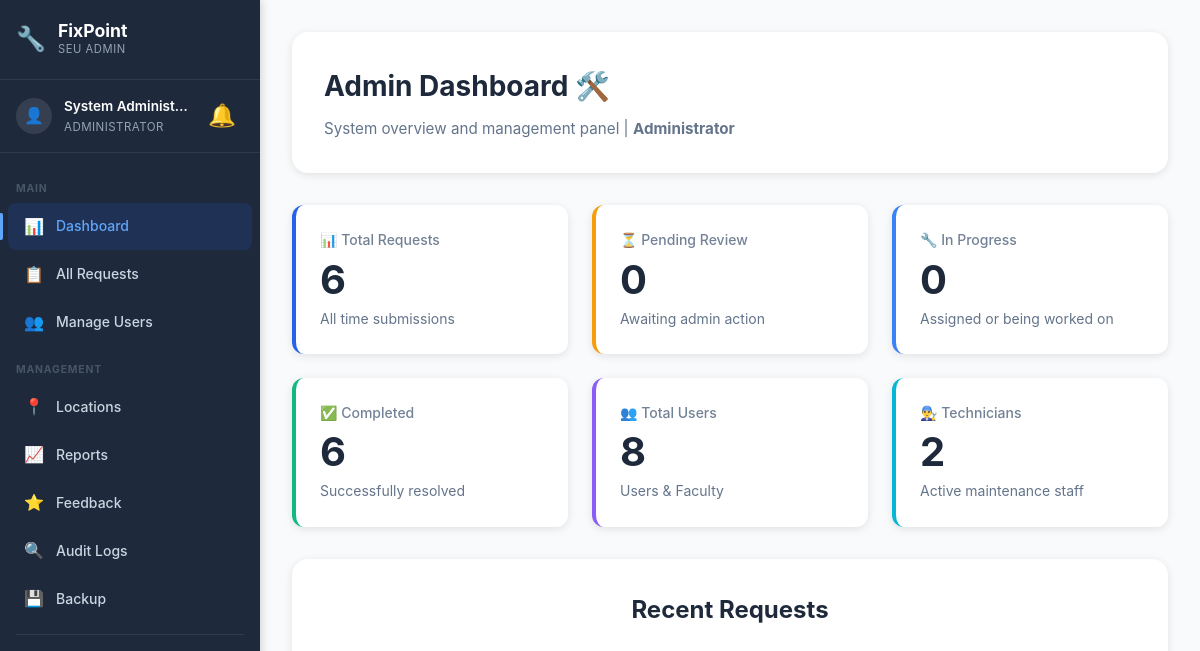
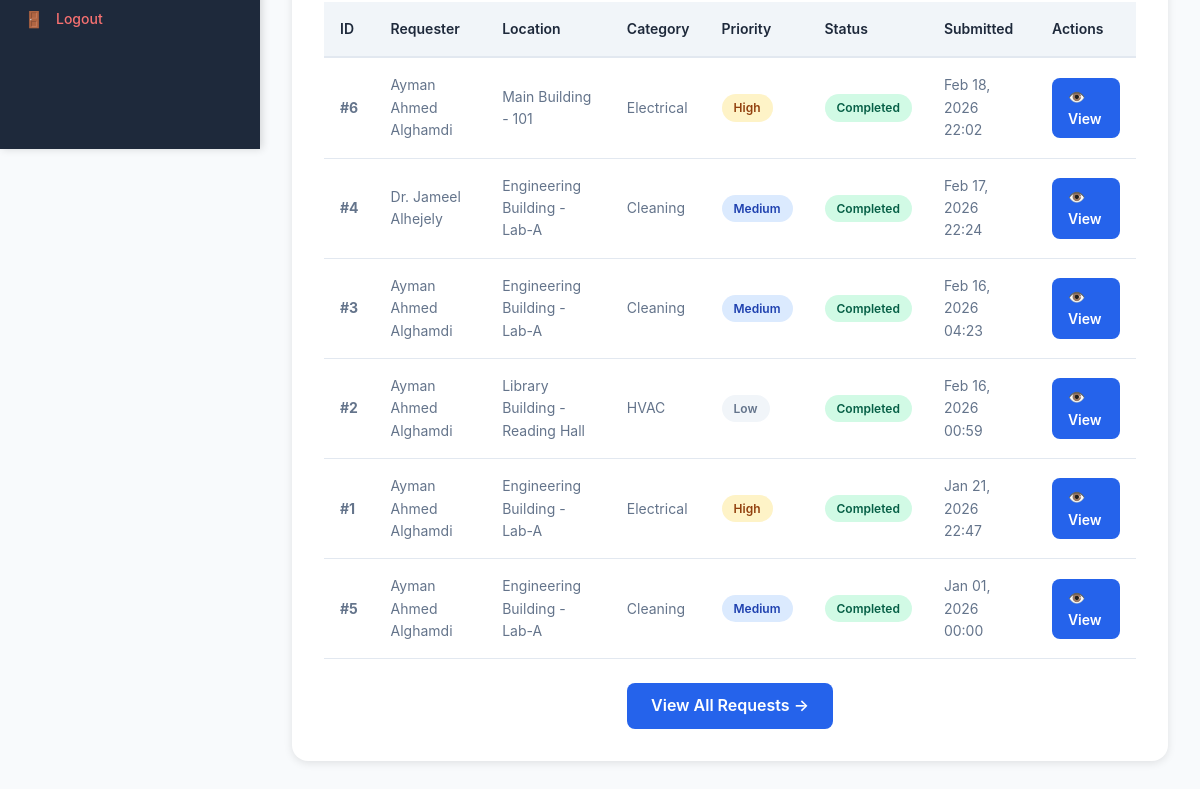
Page /admin/dashboard.php (signed in) on the earlier database version (2 pictures, top to bottom).
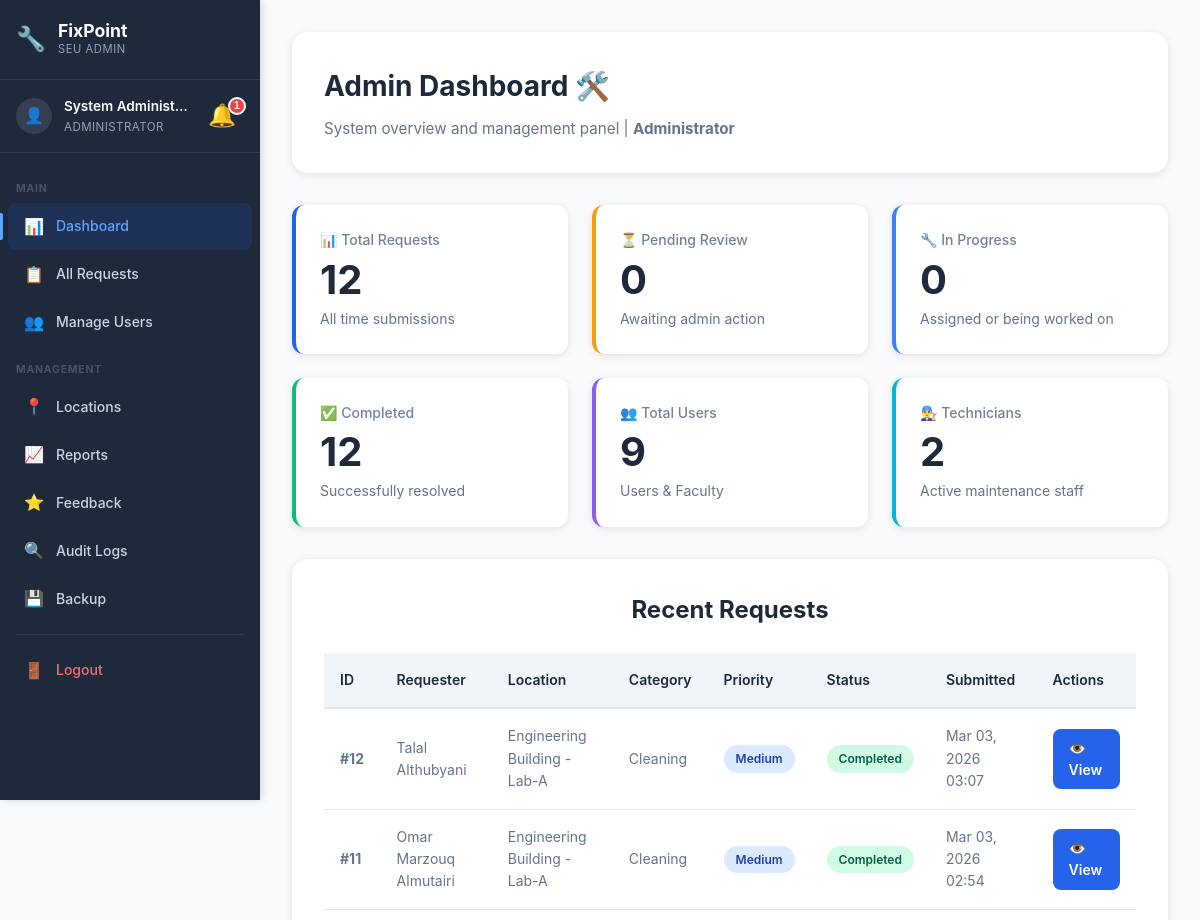
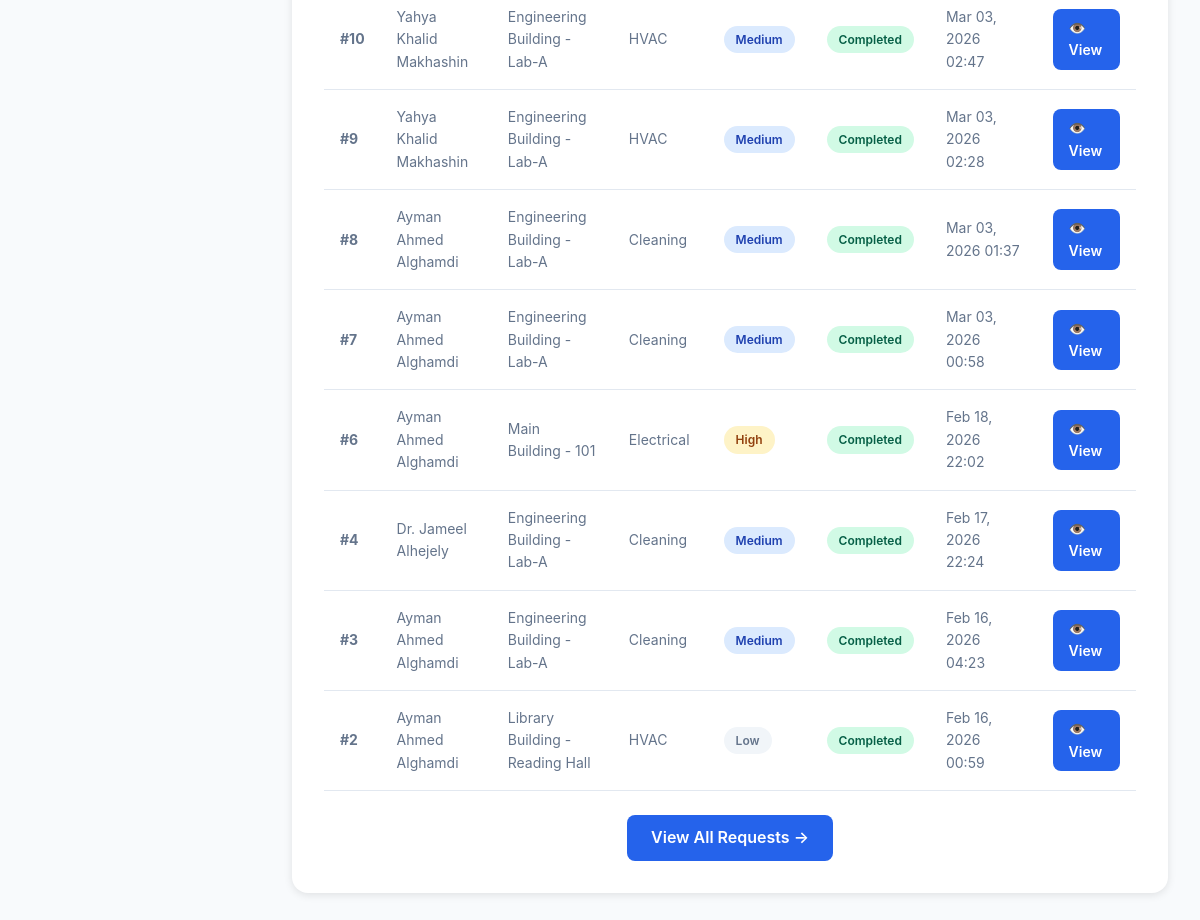
Same page on the later database version (2 pictures, top to bottom).
### tables this page shows
CREATE TABLE `maintenancerequest` (
  `RequestID` int(11) NOT NULL AUTO_INCREMENT,
  `UserID` int(11) NOT NULL,
  `LocationID` int(11) NOT NULL,
  `CategoryID` int(11) NOT NULL,
  `PriorityID` int(11) NOT NULL,
  `StatusID` int(11) NOT NULL DEFAULT 1,
  `Title` varchar(200) NOT NULL,
  `Description` text NOT NULL,
  `SubmittedAt` timestamp NOT NULL DEFAULT current_timestamp(),
  `UpdatedAt` timestamp NOT NULL DEFAULT current_timestamp() ON UPDATE current_timestamp(),
  `CompletedAt` timestamp NULL DEFAULT NULL,
  PRIMARY KEY (`RequestID`),
  KEY `PriorityID` (`PriorityID`),
  KEY `idx_user` (`UserID`),
  KEY `idx_location` (`LocationID`),
  KEY `idx_category` (`CategoryID`),
  KEY `idx_status` (`StatusID`),
  KEY `idx_submitted` (`SubmittedAt`),
  KEY `idx_location_category` (`LocationID`,`CategoryID`),
  CONSTRAINT `maintenancerequest_ibfk_1` FOREIGN KEY (`UserID`) REFERENCES `user` (`UserID`),
  CONSTRAINT `maintenancerequest_ibfk_2` FOREIGN KEY (`LocationID`) REFERENCES `location` (`LocationID`),
  CONSTRAINT `maintenancerequest_ibfk_3` FOREIGN KEY (`CategoryID`) REFERENCES `category` (`CategoryID`),
  CONSTRAINT `maintenancerequest_ibfk_4` FOREIGN KEY (`PriorityID`) REFERENCES `priority` (`PriorityID`),
  CONSTRAINT `maintenancerequest_ibfk_5` FOREIGN KEY (`StatusID`) REFERENCES `status` (`StatusID`)
);

CREATE TABLE `user` (
  `UserID` int(11) NOT NULL AUTO_INCREMENT,
  `RoleID` int(11) NOT NULL,
  `Name` varchar(100) NOT NULL,
  `Email` varchar(100) NOT NULL,
  `Password` varchar(255) NOT NULL,
  `Phone` varchar(20) DEFAULT NULL,
  `MaxRequestsPerWeek` int(11) DEFAULT 2,
  `CreatedAt` timestamp NOT NULL DEFAULT current_timestamp(),
  `LastResetAt` datetime DEFAULT NULL,
  PRIMARY KEY (`UserID`),
  UNIQUE KEY `Email` (`Email`),
  KEY `idx_email` (`Email`),
  KEY `idx_role` (`RoleID`),
  CONSTRAINT `user_ibfk_1` FOREIGN KEY (`RoleID`) REFERENCES `role` (`RoleID`)
);

CREATE TABLE `location` (
  `LocationID` int(11) NOT NULL AUTO_INCREMENT,
  `BuildingName` varchar(100) NOT NULL,
  `FloorNumber` varchar(20) DEFAULT NULL,
  `RoomNumber` varchar(50) DEFAULT NULL,
  `Description` text DEFAULT NULL,
  PRIMARY KEY (`LocationID`)
);

CREATE TABLE `category` (
  `CategoryID` int(11) NOT NULL AUTO_INCREMENT,
  `CategoryName` varchar(100) NOT NULL,
  `Description` text DEFAULT NULL,
  PRIMARY KEY (`CategoryID`),
  UNIQUE KEY `CategoryName` (`CategoryName`)
);

CREATE TABLE `priority` (
  `PriorityID` int(11) NOT NULL AUTO_INCREMENT,
  `PriorityLevel` varchar(50) NOT NULL,
  `Description` text DEFAULT NULL,
  PRIMARY KEY (`PriorityID`),
  UNIQUE KEY `PriorityLevel` (`PriorityLevel`)
);

CREATE TABLE `status` (
  `StatusID` int(11) NOT NULL AUTO_INCREMENT,
  `StatusName` varchar(50) NOT NULL,
  `Description` text DEFAULT NULL,
  PRIMARY KEY (`StatusID`),
  UNIQUE KEY `StatusName` (`StatusName`)
);

### config/helpers.php (called while the page is built, shortened)
<?php
function formatDate($date, $format = 'M d, Y H:i') {
    return date($format, strtotime($date));
}
function e($string) {
    return htmlspecialchars($string, ENT_QUOTES, 'UTF-8');
}
function getStatusBadgeClass($status_name) {
    $classes = [
        'Pending'     => 'status-pending',
        'Reviewed'    => 'status-reviewed',
        'Assigned'    => 'status-assigned',
        'In Progress' => 'status-in-progress',
        'Completed'   => 'status-completed',
        'Cancelled'   => 'status-cancelled'
    ];
    return $classes[$status_name] ?? 'status-default';
}
function getPriorityBadgeClass($priority_level) {
    $classes = [
        'Low'      => 'priority-low',
        'Medium'   => 'priority-medium',
        'High'     => 'priority-high',
        'Critical' => 'priority-critical'
    ];
    return $classes[$priority_level] ?? 'priority-default';
}
?>

### admin/dashboard.php (the view, shortened to what the changed rows need)
<?php
require_once __DIR__ . '/../config/database.php';
require_once __DIR__ . '/../config/helpers.php';
$stats = [];
$sql = "SELECT COUNT(*) as total FROM maintenancerequest";
$stats['total'] = $conn->query($sql)->fetch_assoc()['total'];
$sql = "SELECT COUNT(*) as count FROM maintenancerequest WHERE StatusID = 1";
$stats['pending'] = $conn->query($sql)->fetch_assoc()['count'];
$sql = "SELECT COUNT(*) as count FROM maintenancerequest WHERE StatusID IN (3, 4)";
$stats['in_progress'] = $conn->query($sql)->fetch_assoc()['count'];
$sql = "SELECT COUNT(*) as count FROM maintenancerequest WHERE StatusID = 5";
$stats['completed'] = $conn->query($sql)->fetch_assoc()['count'];
$sql = "SELECT COUNT(*) as count FROM user WHERE RoleID IN (3, 4)";
$stats['users'] = $conn->query($sql)->fetch_assoc()['count'];
$sql = "SELECT COUNT(*) as count FROM user WHERE RoleID = 2";
$stats['technicians'] = $conn->query($sql)->fetch_assoc()['count'];
$sql = "SELECT mr.RequestID, mr.Title, mr.Description, mr.SubmittedAt,
            u.Name as RequesterName, l.BuildingName, l.RoomNumber,
            c.CategoryName, p.PriorityLevel, s.StatusName
        FROM maintenancerequest mr
        JOIN user u ON mr.UserID = u.UserID
        JOIN location l ON mr.LocationID = l.LocationID
        JOIN category c ON mr.CategoryID = c.CategoryID
        JOIN priority p ON mr.PriorityID = p.PriorityID
        JOIN status s ON mr.StatusID = s.StatusID
        ORDER BY mr.SubmittedAt DESC LIMIT 10";
$recent_requests = $conn->query($sql)->fetch_all(MYSQLI_ASSOC);
?>
<!DOCTYPE html>
<html lang="en">
<head>
    <link rel="stylesheet" href="../assets/css/style.css">
    <link rel="stylesheet" href="../assets/css/dashboard.css">
    <link rel="stylesheet" href="../assets/css/sidebar.css">
</head>
<body class="has-sidebar">
    <aside class="sidebar" id="sidebar">
        <div class="sidebar-user">
            <?php include __DIR__ . '/../includes/notification-bell.php'; ?>
        </div>
    </aside>
    <div class="main-content">
                <?php include __DIR__ . '/../includes/notification-bell.php'; ?>
        <div class="dashboard-container">
            <div class="dashboard-header">
                <h1 class="welcome-text">Admin Dashboard 🛠️</h1>
            </div>
            <div class="stats-grid">
                <div class="stat-card">
                    <div class="stat-label">📊 Total Requests</div>
                    <div class="stat-value"><?php echo $stats['total']; ?></div>
                    <div class="stat-info">All time submissions</div>
                </div>
                <div class="stat-card success">
                    <div class="stat-label">✅ Completed</div>
                    <div class="stat-value"><?php echo $stats['completed']; ?></div>
                    <div class="stat-info">Successfully resolved</div>
                </div>
                <div class="stat-card" style="border-left-color: #8b5cf6;">
                    <div class="stat-label">👥 Total Users</div>
                    <div class="stat-value"><?php echo $stats['users']; ?></div>
                    <div class="stat-info">Users & Faculty</div>
                </div>
            </div>
            <div class="requests-section">
                <h2 class="section-title">Recent Requests</h2>
                <?php if (count($recent_requests) > 0): ?>
                <div style="overflow-x: auto;">
                    <table class="requests-table">
                        <thead>
                            <tr><th>ID</th><th>Requester</th><th>Location</th><th>Category</th><th>Priority</th><th>Status</th><th>Submitted</th><th>Actions</th></tr>
                        </thead>
                        <tbody>
                            <?php foreach ($recent_requests as $req): ?>
                            <tr>
                                <td><strong>#<?php echo $req['RequestID']; ?></strong></td>
                                <td><?php echo e($req['RequesterName']); ?></td>
                                <td><?php echo e($req['BuildingName'] . ' - ' . $req['RoomNumber']); ?></td>
                                <td><?php echo e($req['CategoryName']); ?></td>
                                <td><span class="priority-badge <?php echo getPriorityBadgeClass($req['PriorityLevel']); ?>"><?php echo e($req['PriorityLevel']); ?></span></td>
                                <td><span class="status-badge <?php echo getStatusBadgeClass($req['StatusName']); ?>"><?php echo e($req['StatusName']); ?></span></td>
                                <td><?php echo formatDate($req['SubmittedAt'], 'M d, Y H:i'); ?></td>
                                <td><a href="request-details.php?id=<?php echo $req['RequestID']; ?>" class="btn btn-primary" style="padding:0.5rem 1rem;font-size:0.875rem;">👁️ View</a></td>
                            </tr>
                            <?php endforeach; ?>
                        </tbody>
                    </table>
                </div>
                <?php endif; ?>
            </div>
        </div>
    </div>
</body>
</html>

### includes/notification-bell.php (shortened to what the changed rows need)
<?php
$_notif_count = 0;
if (isset($_SESSION['user_id'])) {
    $notif_count_sql = "SELECT COUNT(*) as unread FROM notification WHERE UserID = ? AND IsRead = 0";
    $notif_count_stmt = $conn->prepare($notif_count_sql);
    $notif_count_stmt->bind_param("i", $_SESSION['user_id']);
    $notif_count_stmt->execute();
    $_notif_count = $notif_count_stmt->get_result()->fetch_assoc()['unread'];
}
?>
<div class="notif-wrapper" id="notifWrapper">
    <button class="notif-bell" id="notifBell" onclick="toggleNotifDropdown(event)" title="Notifications">
        🔔
        <?php if ($_notif_count > 0): ?>
            <span class="notif-badge" id="notifBadge"><?php echo $_notif_count > 99 ? '99+' : $_notif_count; ?></span>
        <?php endif; ?>
    </button>
</div>

Differences in the rows shown:
no longer on this page (row unchanged): maintenancerequest: RequestID "1", UserID.Name "Ayman Ahmed Alghamdi", LocationID.RoomNumber "Engineering Building - Lab-A", CategoryID.CategoryName "Electrical", PriorityID.PriorityLevel "High", StatusID.StatusName "Completed", SubmittedAt "Jan 21, 2026 22:47"
no longer on this page (row unchanged): maintenancerequest: RequestID "5", UserID.Name "Ayman Ahmed Alghamdi", LocationID.RoomNumber "Engineering Building - Lab-A", CategoryID.CategoryName "Cleaning", PriorityID.PriorityLevel "Medium", StatusID.StatusName "Completed", SubmittedAt "Jan 01, 2026 00:00"
added maintenancerequest: RequestID "12", UserID.Name "Talal Althubyani", LocationID.RoomNumber "Engineering Building - Lab-A", CategoryID.CategoryName "Cleaning", PriorityID.PriorityLevel "Medium", StatusID.StatusName "Completed", SubmittedAt "Mar 03, 2026 03:07"
added maintenancerequest: RequestID "11", UserID.Name "Omar Marzouq Almutairi", LocationID.RoomNumber "Engineering Building - Lab-A", CategoryID.CategoryName "Cleaning", PriorityID.PriorityLevel "Medium", StatusID.StatusName "Completed", SubmittedAt "Mar 03, 2026 02:54"
added maintenancerequest: RequestID "10", UserID.Name "Yahya Khalid Makhashin", LocationID.RoomNumber "Engineering Building - Lab-A", CategoryID.CategoryName "HVAC", PriorityID.PriorityLevel "Medium", StatusID.StatusName "Completed", SubmittedAt "Mar 03, 2026 02:47"
added maintenancerequest: RequestID "9", UserID.Name "Yahya Khalid Makhashin", LocationID.RoomNumber "Engineering Building - Lab-A", CategoryID.CategoryName "HVAC", PriorityID.PriorityLevel "Medium", StatusID.StatusName "Completed", SubmittedAt "Mar 03, 2026 02:28"
added maintenancerequest: RequestID "8", UserID.Name "Ayman Ahmed Alghamdi", LocationID.RoomNumber "Engineering Building - Lab-A", CategoryID.CategoryName "Cleaning", PriorityID.PriorityLevel "Medium", StatusID.StatusName "Completed", SubmittedAt "Mar 03, 2026 01:37"
added maintenancerequest: RequestID "7", UserID.Name "Ayman Ahmed Alghamdi", LocationID.RoomNumber "Engineering Building - Lab-A", CategoryID.CategoryName "Cleaning", PriorityID.PriorityLevel "Medium", StatusID.StatusName "Completed", SubmittedAt "Mar 03, 2026 00:58"
Other differences:
$_notif_count: (not shown) → "1"
$stats['total']: "6" → "12"
$stats['completed']: "6" → "12"
$stats['users']: "8" → "9"
